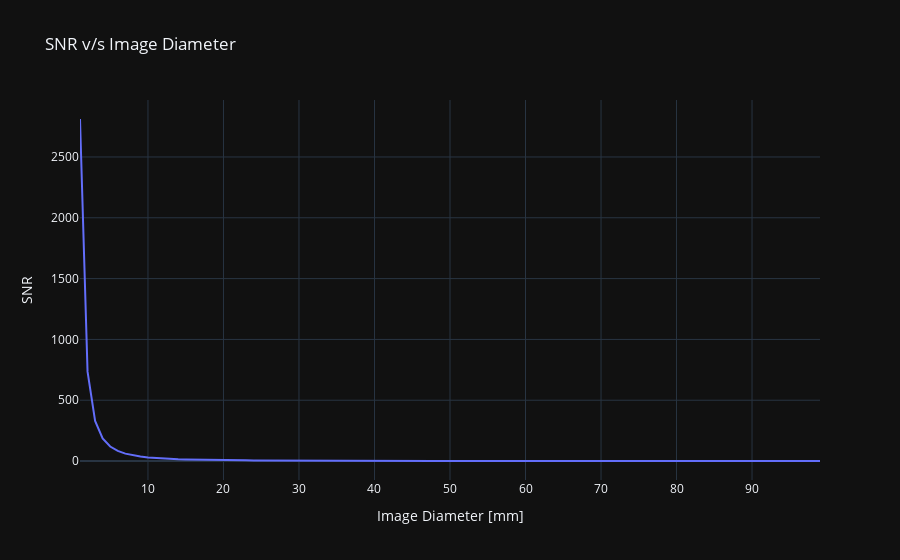

Notebook code for this chart:
### Markdown cell above
## Plots

### Code cell
image_diameter_label = f"Image Diameter [mm]"
snr_label = f"SNR"

data = {
    image_diameter_label: image_diameter,
    snr_label: snr,
}

df = pd.DataFrame.from_dict(data=data)
fig = plot.line(
    df=df,
    x=image_diameter_label,
    y=snr_label,
    title="SNR v/s Image Diameter",
    dark=True,
)

fig.show()
display(df)
display(payload)

### Figure 1 — Plotly figure (JSON) as saved in the notebook; plotly's stock layout.template omitted (floating-point values rounded to 4 significant figures)
{"data": [{"hovertemplate": "Image Diameter [mm]=%{x}<br>SNR=%{y}<extra></extra>", "legendgroup": "", "line": {"color": "#636efa", "dash": "solid"}, "marker": {"symbol": "circle"}, "mode": "lines", "name": "", "orientation": "v", "showlegend": false, "type": "scatter", "x": [1, 2, 3, 4, 5, 6, 7, 8, 9, 10, 11, 12, 13, 14, 15, 16, 17, 18, 19, 20, 21, 22, 23, 24, 25, 26, 27, 28, 29, 30, 31, 32, 33, 34, 35, 36, 37, 38, 39, 40, 41, 42, 43, 44, 45, 46, 47, 48, 49, 50, 51, 52, 53, 54, 55, 56, 57, 58, 59, 60, 61, 62, 63, 64, 65, 66, 67, 68, 69, 70, 71, 72, 73, 74, 75, 76, 77, 78, 79, 80, 81, 82, 83, 84, 85, 86, 87, 88, 89, 90, 91, 92, 93, 94, 95, 96, 97, 98, 99], "xaxis": "x", "y": [2812.0, 735.0, 329.5, 185.9, 119.2, 82.82, 60.87, 46.62, 36.84, 29.85, 24.67, 20.73, 17.67, 15.23, 13.27, 11.66, 10.33, 9.216, 8.272, 7.465, 6.771, 6.17, 5.645, 5.185, 4.778, 4.418, 4.097, 3.809, 3.551, 3.318, 3.108, 2.916, 2.742, 2.583, 2.438, 2.304, 2.182, 2.068, 1.964, 1.867, 1.777, 1.693, 1.615, 1.543, 1.475, 1.411, 1.352, 1.296, 1.244, 1.195, 1.148, 1.105, 1.063, 1.024, 0.9873, 0.9524, 0.9192, 0.8878, 0.858, 0.8296, 0.8026, 0.777, 0.7525, 0.7292, 0.7069, 0.6856, 0.6653, 0.6459, 0.6273, 0.6095, 0.5925, 0.5761, 0.5604, 0.5454, 0.531, 0.5171, 0.5037, 0.4909, 0.4785, 0.4667, 0.4552, 0.4442, 0.4335, 0.4233, 0.4134, 0.4038, 0.3946, 0.3857, 0.3771, 0.3687, 0.3607, 0.3529, 0.3453, 0.338, 0.3309, 0.3241, 0.3174, 0.311, 0.3047], "yaxis": "y"}], "layout": {"legend": {"tracegroupgap": 0}, "title": {"text": "SNR v/s Image Diameter"}, "xaxis": {"anchor": "y", "domain": [0, 1], "title": {"text": "Image Diameter [mm]"}}, "yaxis": {"anchor": "x", "domain": [0, 1], "title": {"text": "SNR"}}}}
